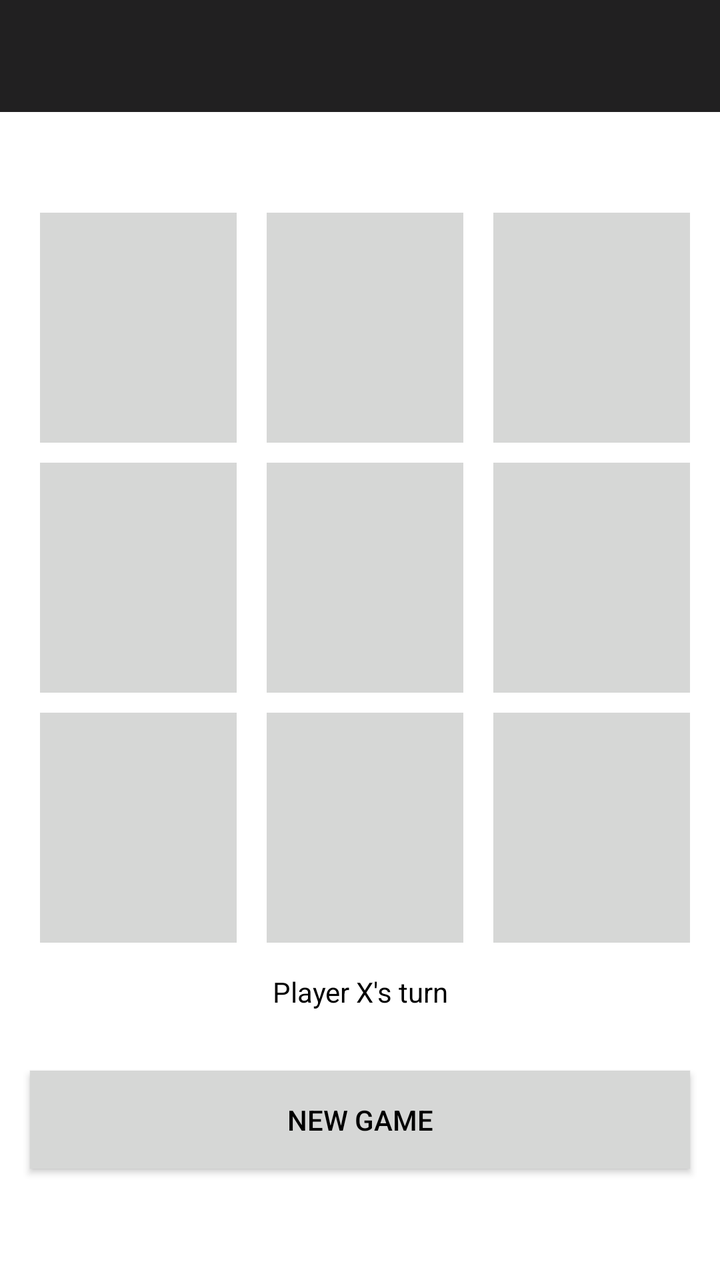
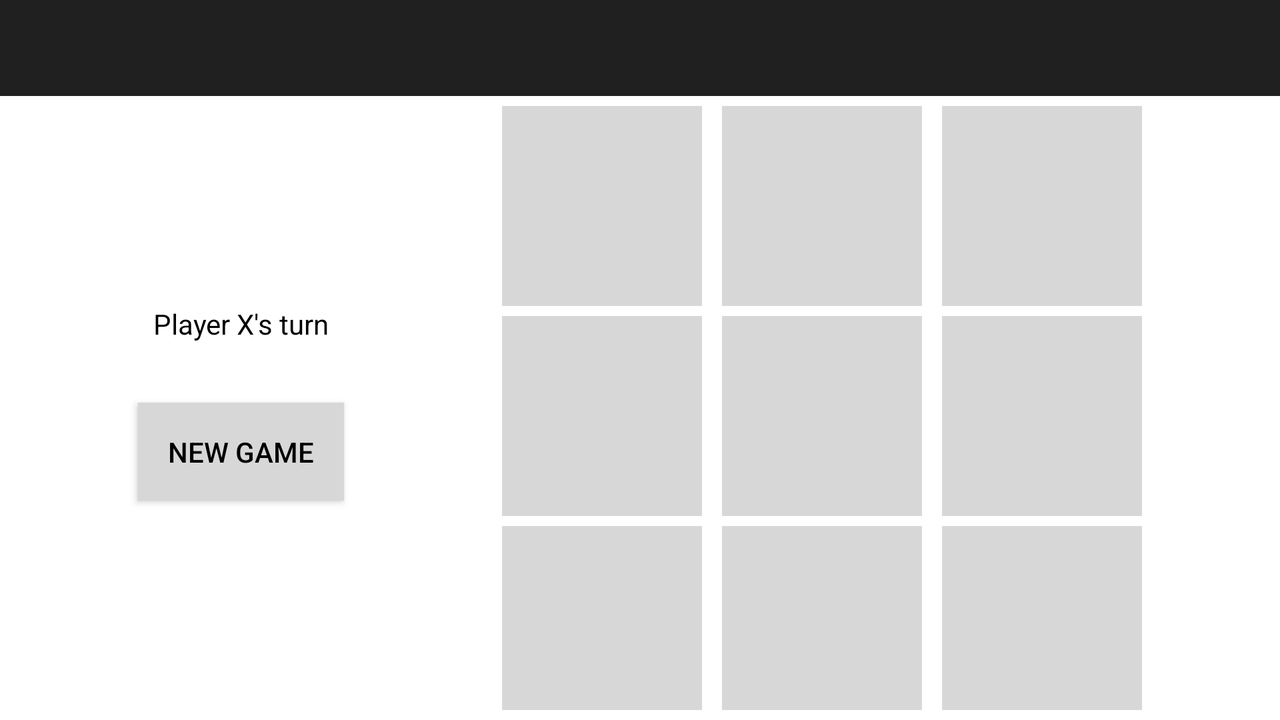

Compare how this app lays out the same screen by default and in its alternative resource folder. The renders come first, then the two layout files and the values they reference.
<!-- AndroidManifest.xml: application theme Theme.TicTacToe -->
<!-- res/layout/activity_main.xml -->
<?xml version="1.0" encoding="utf-8"?>
<androidx.appcompat.widget.LinearLayoutCompat
        xmlns:android="http://schemas.android.com/apk/res/android"
        xmlns:app="http://schemas.android.com/apk/res-auto"
        xmlns:tools="http://schemas.android.com/tools"
        android:layout_width="match_parent"
        android:layout_height="match_parent"
        android:background="@color/white"
        android:orientation="vertical"
        tools:context=".MainActivity">

    <androidx.appcompat.widget.Toolbar
            android:layout_width="match_parent"
            android:layout_height="wrap_content"
            android:id="@+id/toolbar"
            android:background="?attr/colorPrimary"

            tools:ignore="MissingConstraints"/>

    <LinearLayout
            android:layout_width="match_parent"
            android:layout_height="wrap_content"
            android:layout_weight="1"
    />

    <LinearLayout
            android:layout_width="match_parent"
            android:layout_height="wrap_content"
            android:id="@+id/container"
            android:layout_below="@+id/toolbar"
            android:layout_marginStart="10dp"
            android:layout_marginEnd="10dp"
            android:orientation="vertical">

        <LinearLayout
                android:layout_width="match_parent"
                android:layout_height="wrap_content"
                android:orientation="horizontal"
                android:weightSum="3">

            <ImageView
                    android:onClick="playerTap"
                    android:tag="0"
                    android:layout_width="0dp"
                    android:layout_height="115dp"
                    android:id="@+id/image1"
                    android:layout_weight="1"
                    android:background="@drawable/white_box"
                    android:layout_marginTop="10dp"
                    android:layout_marginEnd="5dp"
                    android:layout_marginStart="10dp"
                    android:adjustViewBounds="true"
                    android:padding="20dp"/>

            <ImageView
                    android:onClick="playerTap"
                    android:tag="1"
                    android:layout_width="0dp"
                    android:layout_height="115dp"
                    android:id="@+id/image2"
                    android:layout_weight="1"
                    android:background="@drawable/white_box"
                    android:layout_marginTop="10dp"
                    android:layout_marginEnd="5dp"
                    android:layout_marginStart="10dp"
                    android:adjustViewBounds="true"
                    android:padding="20dp"/>

            <ImageView
                    android:onClick="playerTap"
                    android:tag="2"
                    android:layout_width="0dp"
                    android:layout_height="115dp"
                    android:id="@+id/image3"
                    android:layout_weight="1"
                    android:background="@drawable/white_box"
                    android:layout_marginTop="10dp"
                    android:layout_marginEnd="5dp"
                    android:layout_marginStart="10dp"
                    android:adjustViewBounds="true"
                    android:padding="20dp"/>


        </LinearLayout>

        <LinearLayout

                android:layout_width="match_parent"
                android:layout_height="wrap_content"
                android:orientation="horizontal"
                android:weightSum="3">

            <ImageView
                    android:onClick="playerTap"
                    android:tag="3"
                    android:layout_width="0dp"
                    android:layout_height="115dp"
                    android:id="@+id/image4"
                    android:layout_weight="1"
                    android:background="@drawable/white_box"
                    android:layout_marginTop="10dp"
                    android:layout_marginEnd="5dp"
                    android:layout_marginStart="10dp"
                    android:adjustViewBounds="true"
                    android:padding="20dp"/>

            <ImageView
                    android:onClick="playerTap"
                    android:tag="4"
                    android:layout_width="0dp"
                    android:layout_height="115dp"
                    android:id="@+id/image5"
                    android:layout_weight="1"
                    android:background="@drawable/white_box"
                    android:layout_marginTop="10dp"
                    android:layout_marginEnd="5dp"
                    android:layout_marginStart="10dp"
                    android:adjustViewBounds="true"
                    android:padding="20dp"/>

            <ImageView
                    android:onClick="playerTap"
                    android:tag="5"
                    android:layout_width="0dp"
                    android:layout_height="115dp"
                    android:id="@+id/image6"
                    android:layout_weight="1"
                    android:background="@drawable/white_box"
                    android:layout_marginTop="10dp"
                    android:layout_marginEnd="5dp"
                    android:layout_marginStart="10dp"
                    android:adjustViewBounds="true"
                    android:padding="20dp"/>


        </LinearLayout>

        <LinearLayout

                android:layout_width="match_parent"
                android:layout_height="wrap_content"
                android:orientation="horizontal"
                android:weightSum="3">

            <ImageView
                    android:onClick="playerTap"
                    android:tag="6"
                    android:layout_width="0dp"
                    android:layout_height="115dp"
                    android:id="@+id/image7"
                    android:layout_weight="1"
                    android:background="@drawable/white_box"
                    android:layout_marginTop="10dp"
                    android:layout_marginEnd="5dp"
                    android:layout_marginStart="10dp"
                    android:adjustViewBounds="true"
                    android:padding="20dp"/>

            <ImageView
                    android:onClick="playerTap"
                    android:tag="7"
                    android:layout_width="0dp"
                    android:layout_height="115dp"
                    android:id="@+id/image8"
                    android:layout_weight="1"
                    android:adjustViewBounds="true"
                    android:background="@drawable/white_box"
                    android:layout_marginTop="10dp"
                    android:layout_marginEnd="5dp"
                    android:layout_marginStart="10dp"
                    android:padding="20dp"/>

            <ImageView
                    android:onClick="playerTap"
                    android:tag="8"
                    android:layout_width="0dp"
                    android:layout_height="115dp"
                    android:id="@+id/image9"
                    android:layout_weight="1"
                    android:background="@drawable/white_box"
                    android:layout_marginTop="10dp"
                    android:layout_marginEnd="5dp"
                    android:layout_marginStart="10dp"
                    android:padding="20dp"
                    android:adjustViewBounds="true"/>


        </LinearLayout>

    </LinearLayout>



    <LinearLayout
            android:layout_width="match_parent"
            android:layout_height="wrap_content"
            android:gravity="center"
            android:layout_below="@id/container"
            android:layout_alignParentBottom="true"
            android:orientation="vertical">

        <TextView
                android:id="@+id/showArea"
                android:layout_width="match_parent"
                android:layout_height="wrap_content"
                android:text="Player X's turn"
                android:textColor="@color/black"
                android:gravity="center"
                android:layout_margin="15dp"
        />
        <Button
                android:id="@+id/newGame"
                android:onClick="restartGame"
                android:layout_width="match_parent"
                android:layout_height="wrap_content"
                android:background="@color/colorGrey"
                android:text="@string/new_game"
                android:textColor="@color/black"
                android:padding="15dp"
                android:layout_margin="15dp"

        />
    </LinearLayout>
    <LinearLayout
            android:layout_width="match_parent"
            android:layout_height="wrap_content"
            android:layout_weight="1"
    />
</androidx.appcompat.widget.LinearLayoutCompat>
<!-- resources referenced by this layout -->
<resources>
  <color name="black">#FF000000</color>
  <color name="colorGrey">#d6d7d6</color>
  <color name="white">#FFFFFFFF</color>
  <!-- drawable white_box (drawable) -->
  <?xml version="1.0" encoding="utf-8"?>
  <shape xmlns:android="http://schemas.android.com/apk/res/android"
         android:shape="rectangle">
      <solid
              android:color="@color/colorGrey"/>
  
  
  
  </shape>
  <string name="new_game">New Game</string>
  <style name="Theme.TicTacToe" parent="Theme.AppCompat.NoActionBar">
          
          <item name="colorPrimary">@color/colorPrimary</item>
          <item name="colorPrimaryDark">@color/black</item>
          <item name="android:textColorPrimary">@color/colorGrey</item>
      </style>
  <color name="colorPrimary">#212021</color>
</resources>
<!-- res/layout-land/activity_main.xml (the repository's variant of the layout above) -->
<!-- drawn on the phone turned sideways -->
<?xml version="1.0" encoding="utf-8"?>
<androidx.appcompat.widget.LinearLayoutCompat
        xmlns:android="http://schemas.android.com/apk/res/android"
        xmlns:app="http://schemas.android.com/apk/res-auto"
        xmlns:tools="http://schemas.android.com/tools"
        android:layout_width="match_parent"
        android:layout_height="match_parent"
        android:background="@color/white"
        android:orientation="vertical"
        tools:context=".MainActivity">
    
    <androidx.appcompat.widget.Toolbar
            android:layout_width="match_parent"
            android:layout_height="wrap_content"
            android:id="@+id/toolbar"
            android:background="?attr/colorPrimary"
            
            tools:ignore="MissingConstraints"/>
    
    <LinearLayout
            android:layout_width="match_parent"
            android:layout_height="wrap_content"
            android:orientation="horizontal"
            android:layout_marginBottom="5dp"
            >
        
        <LinearLayout
                android:layout_width="0dp"
                android:layout_height="match_parent"
                android:layout_weight="1"/>
        
        <LinearLayout
                android:layout_width="wrap_content"
                android:layout_height="match_parent"
                android:gravity="center"
                android:orientation="vertical">
            
            <TextView
                    android:id="@+id/showArea"
                    android:layout_width="match_parent"
                    android:layout_height="wrap_content"
                    android:text="Player X's turn"
                    android:textColor="@color/black"
                    android:gravity="center"
                    android:layout_margin="15dp"
                    />
            
            <Button
                    android:id="@+id/newGame"
                    android:onClick="restartGame"
                    android:layout_width="match_parent"
                    android:layout_height="wrap_content"
                    android:background="@color/colorGrey"
                    android:text="New Game"
                    android:textColor="@color/black"
                    android:padding="15dp"
                    android:layout_margin="15dp"
                    
                    />
        </LinearLayout>
        
        <LinearLayout
                android:layout_width="0dp"
                android:layout_height="match_parent"
                android:layout_weight="1"/>
        <LinearLayout
                android:layout_width="wrap_content"
                android:layout_height="match_parent"
                android:id="@+id/container"
                android:layout_marginStart="5dp"
                android:layout_marginEnd="10dp"
                android:orientation="vertical">
            
            <LinearLayout
                    android:layout_width="match_parent"
                    android:layout_height="wrap_content"
                    android:orientation="horizontal"
                    android:weightSum="3">
                
                <ImageView
                        android:onClick="playerTap"
                        android:tag="0"
                        android:layout_width="100dp"
                        android:layout_height="100dp"
                        android:id="@+id/image1"
                        android:layout_weight="1"
                        android:background="@drawable/white_box"
                        android:layout_marginTop="5dp"
                        android:layout_marginEnd="5dp"
                        android:layout_marginStart="5dp"
                        android:adjustViewBounds="true"
                        android:padding="20dp"/>
                
                <ImageView
                        android:onClick="playerTap"
                        android:tag="1"
                        android:layout_width="100dp"
                        android:layout_height="100dp"
                        android:id="@+id/image2"
                        android:layout_weight="1"
                        android:background="@drawable/white_box"
                        android:layout_marginTop="5dp"
                        android:layout_marginEnd="5dp"
                        android:layout_marginStart="5dp"
                        android:adjustViewBounds="true"
                        android:padding="20dp"/>
                
                <ImageView
                        android:onClick="playerTap"
                        android:tag="2"
                        android:layout_width="100dp"
                        android:layout_height="100dp"
                        android:id="@+id/image3"
                        android:layout_weight="1"
                        android:background="@drawable/white_box"
                        android:layout_marginTop="5dp"
                        android:layout_marginEnd="5dp"
                        android:layout_marginStart="5dp"
                        android:adjustViewBounds="true"
                        android:padding="20dp"/>
            
            
            </LinearLayout>
            
            <LinearLayout
                    
                    android:layout_width="match_parent"
                    android:layout_height="wrap_content"
                    android:orientation="horizontal"
                    android:weightSum="3">
                
                <ImageView
                        android:onClick="playerTap"
                        android:tag="3"
                        android:layout_width="100dp"
                        android:layout_height="100dp"
                        android:id="@+id/image4"
                        android:layout_weight="1"
                        android:background="@drawable/white_box"
                        android:layout_marginTop="5dp"
                        android:layout_marginEnd="5dp"
                        android:layout_marginStart="5dp"
                        android:adjustViewBounds="true"
                        android:padding="20dp"/>
                
                <ImageView
                        android:onClick="playerTap"
                        android:tag="4"
                        android:layout_width="100dp"
                        android:layout_height="100dp"
                        android:id="@+id/image5"
                        android:layout_weight="1"
                        android:background="@drawable/white_box"
                        android:layout_marginTop="5dp"
                        android:layout_marginEnd="5dp"
                        android:layout_marginStart="5dp"
                        android:adjustViewBounds="true"
                        android:padding="20dp"/>
                
                <ImageView
                        android:onClick="playerTap"
                        android:tag="5"
                        android:layout_width="100dp"
                        android:layout_height="100dp"
                        android:id="@+id/image6"
                        android:layout_weight="1"
                        android:background="@drawable/white_box"
                        android:layout_marginTop="5dp"
                        android:layout_marginEnd="5dp"
                        android:layout_marginStart="5dp"
                        android:adjustViewBounds="true"
                        android:padding="20dp"/>
            
            
            </LinearLayout>
            
            <LinearLayout
                    
                    android:layout_width="match_parent"
                    android:layout_height="wrap_content"
                    android:orientation="horizontal"
                    android:weightSum="3">
                
                <ImageView
                        android:onClick="playerTap"
                        android:tag="6"
                        android:layout_width="100dp"
                        android:layout_height="100dp"
                        android:id="@+id/image7"
                        android:layout_weight="1"
                        android:background="@drawable/white_box"
                        android:layout_marginTop="5dp"
                        android:layout_marginEnd="5dp"
                        android:layout_marginStart="5dp"
                        android:adjustViewBounds="true"
                        android:padding="20dp"/>
                
                <ImageView
                        android:onClick="playerTap"
                        android:tag="7"
                        android:layout_width="100dp"
                        android:layout_height="100dp"
                        android:id="@+id/image8"
                        android:layout_weight="1"
                        android:adjustViewBounds="true"
                        android:background="@drawable/white_box"
                        android:layout_marginTop="5dp"
                        android:layout_marginEnd="5dp"
                        android:layout_marginStart="5dp"
                        android:padding="20dp"/>
                
                <ImageView
                        android:onClick="playerTap"
                        android:tag="8"
                        android:layout_width="100dp"
                        android:layout_height="100dp"
                        android:id="@+id/image9"
                        android:layout_weight="1"
                        android:background="@drawable/white_box"
                        android:layout_marginTop="5dp"
                        android:layout_marginEnd="5dp"
                        android:layout_marginStart="5dp"
                        android:padding="20dp"
                        android:adjustViewBounds="true"/>
            
            
            </LinearLayout>
        
        </LinearLayout>
        <LinearLayout
                android:layout_width="0dp"
                android:layout_height="match_parent"
                android:layout_weight="1"/>
        
    </LinearLayout>
</androidx.appcompat.widget.LinearLayoutCompat>
<!-- resources referenced by the variant -->
<!-- as the phone turned sideways resolves them -->
<resources>
  <color name="black">#FF000000</color>
  <color name="colorGrey">#d6d7d6</color>
  <color name="white">#FFFFFFFF</color>
  <!-- drawable white_box (drawable) -->
  <?xml version="1.0" encoding="utf-8"?>
  <shape xmlns:android="http://schemas.android.com/apk/res/android"
         android:shape="rectangle">
      <solid
              android:color="@color/colorGrey"/>
  
  
  
  </shape>
  <style name="Theme.TicTacToe" parent="Theme.AppCompat.NoActionBar">
          
          <item name="colorPrimary">@color/colorPrimary</item>
          <item name="colorPrimaryDark">@color/black</item>
          <item name="android:textColorPrimary">@color/colorGrey</item>
      </style>
  <color name="colorPrimary">#212021</color>
</resources>
